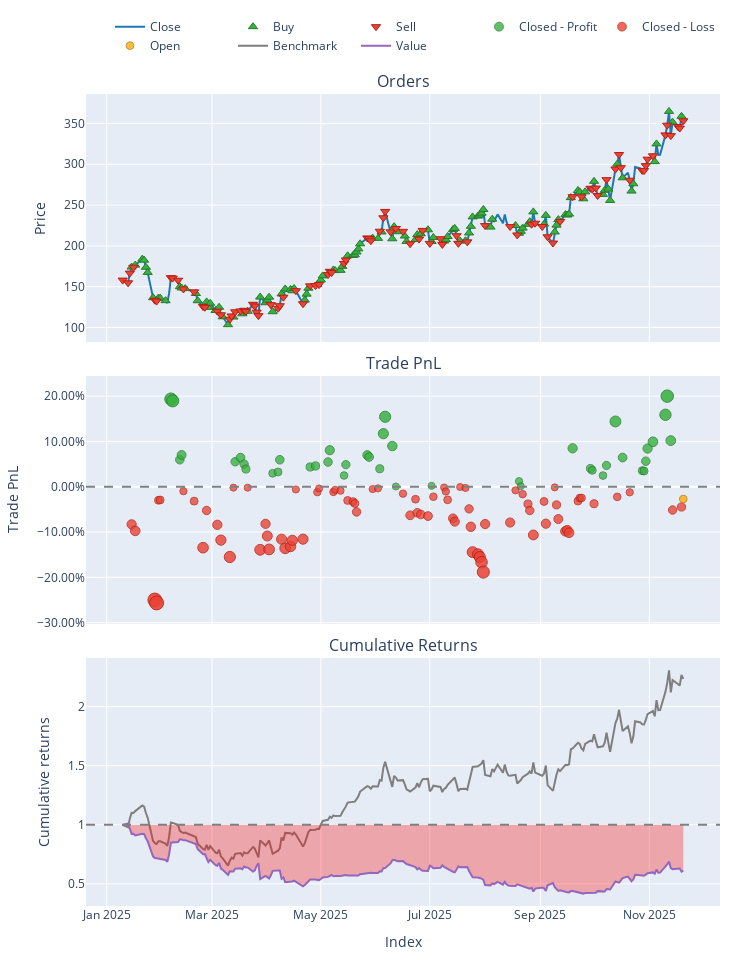

Write notebook code for a chart like this one.
### Markdown cell above
### AGX

### Code cell
# Load Data
# (Ensure your CSV has columns like 'close', 'rsi', 'sma', etc.)
try:
    data = pd.read_csv('data/processed/AGX_processed_2022.csv')
    if 'Date' in data.columns:
        data['Date'] = pd.to_datetime(data['Date'])
        data.set_index('Date', inplace=True)
    print("Data loaded successfully.")
except FileNotFoundError:
    print("Error: Data file not found. Check path.")

# Split Train/Test
split_idx = int(len(data) * 0.7)
train_df = data.iloc[:split_idx]
test_df = data.iloc[split_idx:]

# Initialize Trainer
trainer = ModelTrainerRL(config['reinforcement_learning'])

print("Training PPO Agent...")


env_params = config['reinforcement_learning']['environment']

env_train = TradingEnvRL(
    train_df, 
    initial_balance=env_params.get('initial_balance', 10000),
    commission=env_params.get('commission', 0.001),
    lookback_window=env_params.get('lookback_window', 30),
    reward_func='profit'  # or 'sharpe'
)

result = trainer.train_ppo(env_train)
model = result['model'] 

print("Training Complete.")

print("Generating Agent Predictions on Test Data...")


env_params = config['reinforcement_learning']['environment']


env_test = TradingEnvRL(
    test_df, 
    initial_balance=env_params.get('initial_balance', 100000),
    commission=env_params.get('commission', 0.001),
    lookback_window=env_params.get('lookback_window', 30),
    reward_func='profit'  # or 'sharpe'
)

obs, _ = env_test.reset()
done = False
actions = []

# Manual Inference Loop
while not done:
    action, _ = model.predict(obs, deterministic=True)
    actions.append(action[0]) 
    obs, _, terminated, truncated, _ = env_test.step(action)
    done = terminated or truncated


#  RUN BACKTEST ---
print("Running Backtest...")


backtester = PortfolioBacktesterRL(env_params) 

portfolio = backtester.run_backtest(
    price_data=test_df['close'], 
    predicted_weights=np.array(actions),
    lookback_window=env_params.get('lookback_window', 30) # Important for data alignment
)
comparison = backtester.compare_with_buy_and_hold_rl()
# Show Metrics
metrics = backtester.get_performance_metrics()
print("\n--- Strategy Performance ---")
for k, v in metrics.items():
    print(f"{k}: {v:.4f}")

# Plot
portfolio.plot().show()
